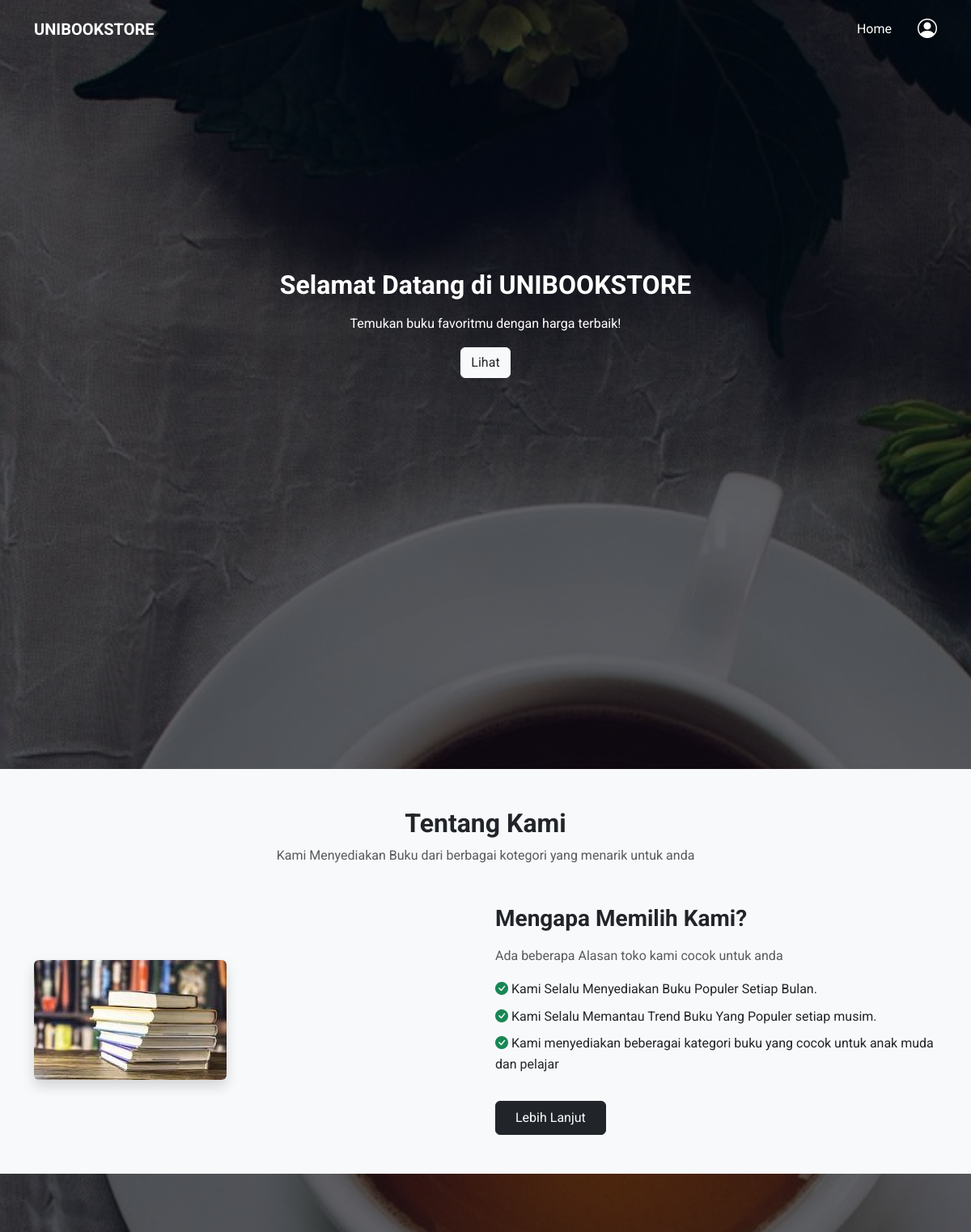
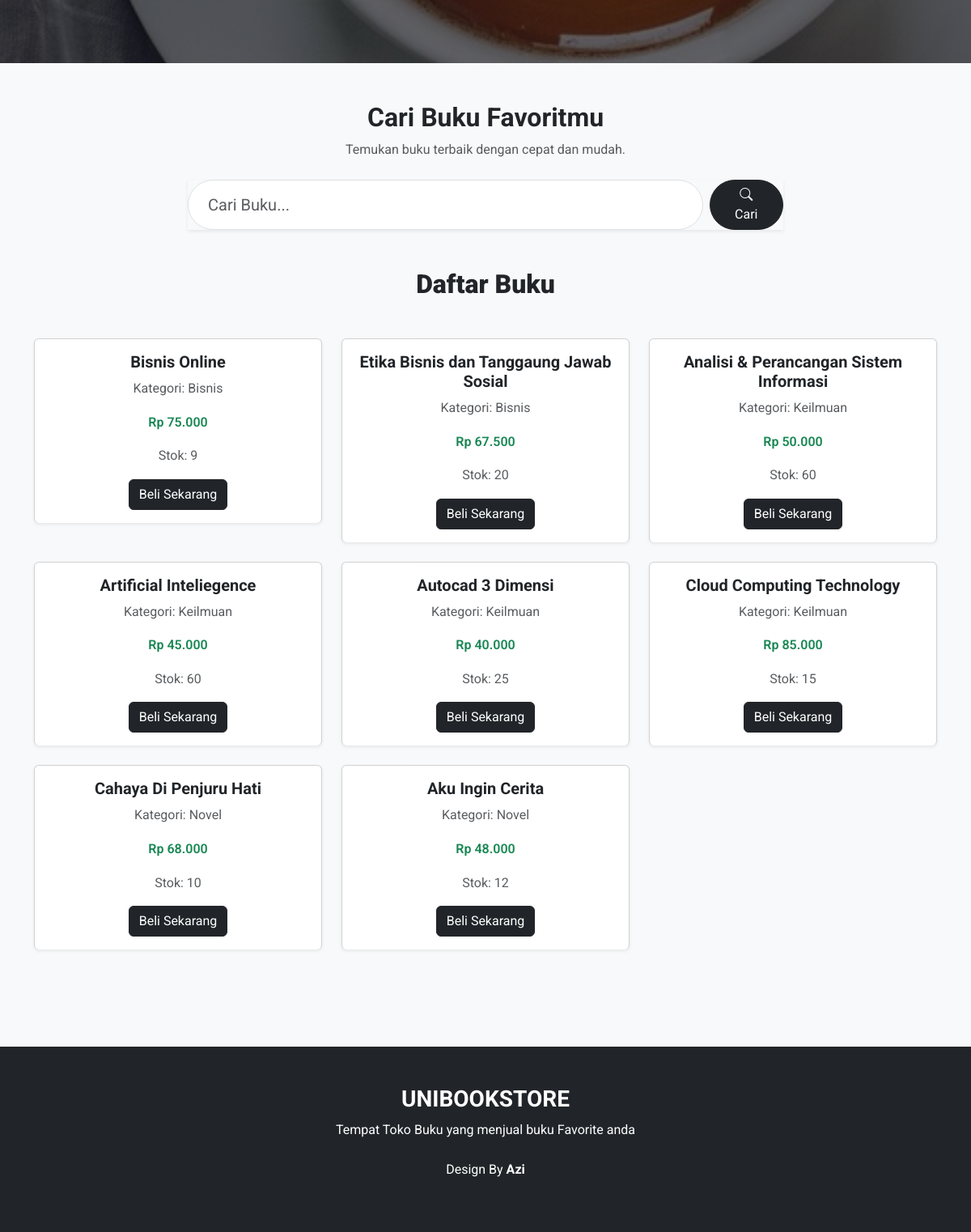
The page / on the database its author committed (2 pictures, top to bottom).
### tables this page shows
CREATE TABLE `buku` (
  `id_buku` varchar(10) NOT NULL,
  `kategori` varchar(15) NOT NULL,
  `nama_buku` varchar(100) NOT NULL,
  `harga` int(11) NOT NULL,
  `stok` int(11) NOT NULL,
  `id_penerbit` varchar(10) NOT NULL
);

### index.php (the view, shortened to what this page needs)
<?php
include 'koneksi.php';
$search = isset($_GET['search']) ? trim(htmlspecialchars($_GET['search'])) : '';
$query = "SELECT * FROM buku WHERE nama_buku LIKE '%$search%'";
$result = mysqli_query($koneksi, $query);
?>
<!DOCTYPE html>
<html lang="id">
<head>
    <link href="https://cdn.jsdelivr.net/npm/bootstrap@5.3.0/dist/css/bootstrap.min.css" rel="stylesheet">
    <link rel="stylesheet" href="https://cdn.jsdelivr.net/npm/bootstrap-icons/font/bootstrap-icons.css">
    <link rel="stylesheet" href="css.css">
    <link rel="stylesheet" href="https://cdnjs.cloudflare.com/ajax/libs/aos/2.3.4/aos.css">
</head>
<body class="bg-white text-dark">
    <nav id="navbar" class="navbar navbar-dark fixed-top">
        <div class="container d-flex justify-content-between align-items-center">
            <a class="navbar-brand fw-bold text-white" href="#">UNIBOOKSTORE</a>
            <div class="d-flex align-items-center">
                <a href="index.php" class="text-white text-decoration-none me-4">Home</a>
                <a href="admin.php" class="text-white text-decoration-none ms-2">
                    <i class="bi bi-person-circle fs-4"></i>
                </a>
            </div>
        </div>
    </nav>
    <section class="text-center d-flex flex-column justify-content-center align-items-center text-white "
        style="height: 100vh;">
        <div class="position-absolute top-0 start-0 w-100 h-100"
            style="background: linear-gradient(to bottom, rgba(0, 0, 0, 0.6), rgba(0, 0, 0, 0.6)), url('image/img1.jpg') center/cover no-repeat; z-index: -1;">
        </div>
        <h2 class="fw-bold text-white">Selamat Datang di UNIBOOKSTORE</h2>
        <p class="mt-2 ">Temukan buku favoritmu dengan harga terbaik!</p>
        <button class="btn btn-light">
            <a href="#daftarbuku" class="text-dark text-decoration-none">Lihat</a>
        </button>
    </section>
    <section id="about" class="about_section py-5 bg-light">
        <div class="container text-center mb-5" data-aos="fade-up">
            <h2 class="fw-bold">Tentang Kami</h2>
            <p class="text-muted">Kami Menyediakan Buku dari berbagai kotegori yang menarik untuk anda</p>
        </div>
        <div class="container">
            <div class="row align-items-center">
                <div class="col-lg-6" data-aos="fade-right" data-aos-delay="100">
                    <img src="image/download.jpg" class="img-fluid rounded shadow" alt="About Image">
                </div>
                <div class="col-lg-6 content" data-aos="fade-left" data-aos-delay="200">
                    <h3 class="fw-bold mb-3">Mengapa Memilih Kami?</h3>
                    <p class="text-muted">
                        Ada beberapa Alasan toko kami cocok untuk anda
                    </p>
                    <ul class="list-unstyled">
                        <li class="mb-2"><i class="bi bi-check-circle-fill text-success"></i> <span>Kami Selalu Menyediakan Buku Populer Setiap Bulan.</span></li>
                        <li class="mb-2"><i class="bi bi-check-circle-fill text-success"></i> <span>Kami Selalu Memantau Trend Buku Yang Populer setiap musim.</span></li>
                        <li class="mb-2"><i class="bi bi-check-circle-fill text-success"></i> <span>Kami menyediakan beberagai kategori buku yang cocok untuk anak muda dan pelajar</span></li>
                    </ul>
                    <button class="btn btn-dark mt-3 px-4 py-2">
                        <a href="#daftarbuku" class="text-white text-decoration-none">Lebih Lanjut</a>
                    </button>
                </div>
            </div>
        </div>
    </section>
    <section class="py-5 bg-light">
        <div class="container">
            <div class="row justify-content-center">
                <div class="col-lg-8">
                    <div class="text-center mb-4" data-aos="fade-up">
                        <h2 class="fw-bold">Cari Buku Favoritmu</h2>
                        <p class="text-muted">Temukan buku terbaik dengan cepat dan mudah.</p>
                    </div>
                    <form method="GET" class="d-flex position-relative shadow-sm" data-aos="fade-left">
                        <input type="text" name="search" class="form-control form-control-lg rounded-pill ps-4"
                            id="search" placeholder="Cari Buku..." value="<?php echo $search; ?>">
                        <button type="submit" class="btn btn-dark rounded-pill ms-2 px-4">
                            <i class="bi bi-search"></i> Cari
                        </button>
                    </form>
                </div>
            </div>
        </div>
        <div id="daftarbuku" class="container my-5" data-aos="fade-right">
            <h2 class="text-center  fw-bold mb-5"><b>Daftar Buku</b></h2>
            <div class="row">
                <?php if (mysqli_num_rows($result) > 0) { ?>
                    <?php while ($row = mysqli_fetch_assoc($result)) { ?>
                        <div class="col-6 col-sm-6 col-md-4 mb-4">
                            <div class="card shadow-sm text-center">
                                <div class="card-body">
                                    <h5 class="card-title fw-bold"><?php echo $row['nama_buku']; ?></h5>
                                    <p class="text-muted">Kategori: <?php echo $row['kategori']; ?></p>
                                    <p class="text-success fw-semibold">Rp <?php echo number_format($row['harga'], 0, ',', '.'); ?></p>
                                    <p class="text-muted">Stok: <?php echo $row['stok']; ?></p>
                                    <a href="#" class="btn btn-dark text-white">Beli Sekarang</a>
                                </div>
                            </div>
                        </div>
                    <?php } ?>
                <?php } else { ?>
                    <div class="col-12 text-center">
                        <p class="text-danger fw-bold"> Buku tidak ditemukan.</p>
                    </div>
                <?php } ?>
            </div>
        </div>
    </section>
    <footer id="footer" class="footer bg-dark text-white py-5">
        <div class="container text-center">
            <h3 class="sitename"><b>UNIBOOKSTORE</b></h3>
            <p class="mb-4">Tempat Toko Buku yang menjual buku Favorite anda</p>
            <div class="credits">
                <p>Design By <b>Azi</b></p>
            </div>
        </div>
    </footer>
</body>
</html>

### css.css (style rules this page uses)
body { font-family: 'Roboto', sans-serif; margin: 0; padding: 0; background-color: #f5f5f5; color: #333; line-height: 1.6; }
#navbar { padding: 15px 0px !important; background-color: transparent; transition: background-color 0.3s ease-in-out; }
.about_section { margin-top: 150px; margin-bottom: 150px; }
.card { transition: transform 0.3s ease-in-out, border-bottom 0.5s ease-in-out, box-shadow 0.3s ease-in-out; }

### rows shown on the page
buku: nama_buku "Bisnis Online", kategori "Bisnis", harga "75.000", stok "9"
buku: nama_buku "Etika Bisnis dan Tanggaung Jawab Sosial", kategori "Bisnis", harga "67.500", stok "20"
buku: nama_buku "Analisi & Perancangan Sistem Informasi", kategori "Keilmuan", harga "50.000", stok "60"
buku: nama_buku "Artificial Inteliegence", kategori "Keilmuan", harga "45.000", stok "60"
buku: nama_buku "Autocad 3 Dimensi", kategori "Keilmuan", harga "40.000", stok "25"
buku: nama_buku "Cloud Computing Technology", kategori "Keilmuan", harga "85.000", stok "15"
buku: nama_buku "Cahaya Di Penjuru Hati", kategori "Novel", harga "68.000", stok "10"
buku: nama_buku "Aku Ingin Cerita", kategori "Novel", harga "48.000", stok "12"
